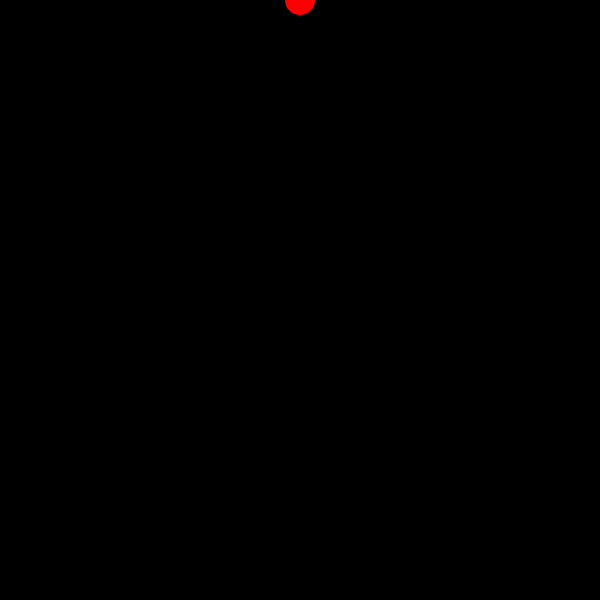
Frame 1 (no input)
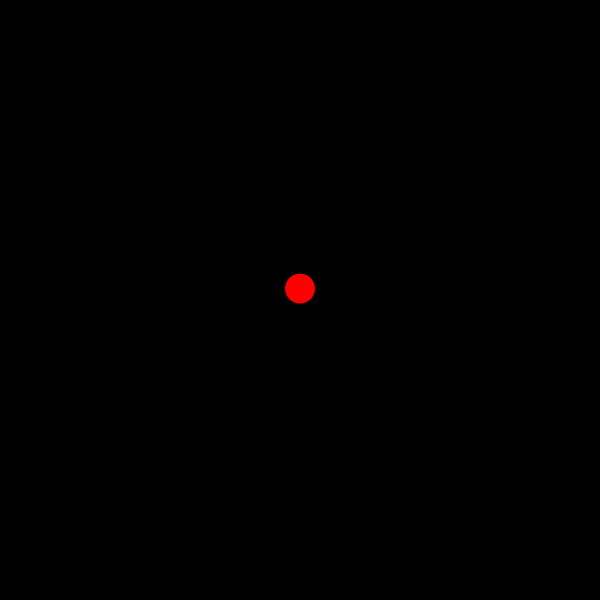
Frame 60 (the mouse pressed at the canvas centre just before this capture)
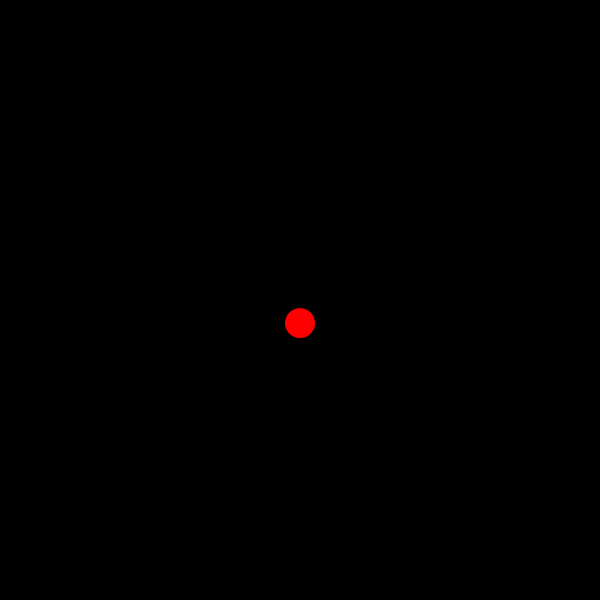
Frame 120 (the mouse held since frame 60 and released just before this capture)

The Processing sketch that drew these frames (run headless with seeded random() and noise(); from frame 60 on, the mouse is pressed at the canvas centre):

// Processing sketch: A1Q3
// ── A1Q3.pde
/*

Assignment 01 - The Bouncing Ball
By Vincent Nguyen

STEP 03:
Next: Make it bounce.
[HINT: You'll need an if statement]

*/

float yPos;
float ySpeed;
float yAccel;

void setup() {
  size(600,600);
  noStroke();
  ellipseMode(CENTER);
  yPos = 0;
  ySpeed = 2;
  yAccel = 0.1;
}

void draw() {
  background(0);
  fill(#FF0000);
  ellipse(300,yPos,30,30);
  fill(#FFFFFF,80);
  
  yPos += ySpeed; //Adds speed to position
  ySpeed += yAccel; //Adds gravity to speed
  
  if (yPos >= height - 15) {
    ySpeed *= -1;
    yPos = height - 15;
  } else if (yPos <= 15) {
    ySpeed *= -1;
    yPos = 15;
  }
}
